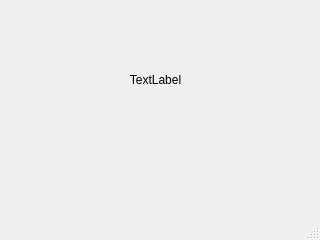
<?xml version="1.0" encoding="UTF-8"?>
<ui version="4.0">
 <class>MainWindow</class>
 <widget class="QMainWindow" name="MainWindow">
  <property name="geometry">
   <rect>
    <x>0</x>
    <y>0</y>
    <width>320</width>
    <height>240</height>
   </rect>
  </property>
  <property name="sizePolicy">
   <sizepolicy hsizetype="Maximum" vsizetype="Preferred">
    <horstretch>0</horstretch>
    <verstretch>0</verstretch>
   </sizepolicy>
  </property>
  <property name="windowTitle">
   <string>MainWindow</string>
  </property>
  <widget class="QWidget" name="centralwidget">
   <widget class="QLabel" name="label">
    <property name="geometry">
     <rect>
      <x>90</x>
      <y>70</y>
      <width>131</width>
      <height>20</height>
     </rect>
    </property>
    <property name="sizePolicy">
     <sizepolicy hsizetype="Expanding" vsizetype="Preferred">
      <horstretch>0</horstretch>
      <verstretch>0</verstretch>
     </sizepolicy>
    </property>
    <property name="text">
     <string>TextLabel</string>
    </property>
    <property name="alignment">
     <set>Qt::AlignCenter</set>
    </property>
   </widget>
  </widget>
  <widget class="QMenuBar" name="menubar">
   <property name="geometry">
    <rect>
     <x>0</x>
     <y>0</y>
     <width>320</width>
     <height>27</height>
    </rect>
   </property>
  </widget>
  <widget class="QStatusBar" name="statusbar"/>
 </widget>
 <resources/>
 <connections/>
</ui>
